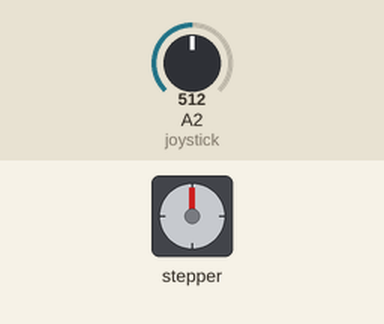
Recording of a sketch running on a simulated Arduino Uno, built with avr-gcc and run on an emulated ATmega328P. Shown: stepper motor. Inputs (shaded band) come from the test bench; at power-on: A2 (joystick) = 512. Stepper angles assume 2048 steps per turn.

Above: at 1.2 s.
1.3 s: A2 (joystick) set to 490
At 1.8 s:
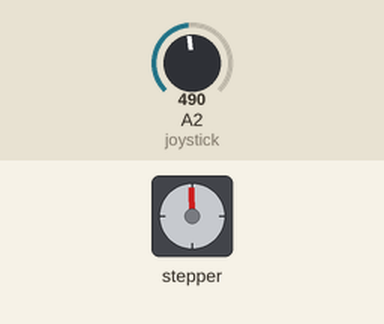
4.3 s: A2 (joystick) set to 306
At 6.38 s:
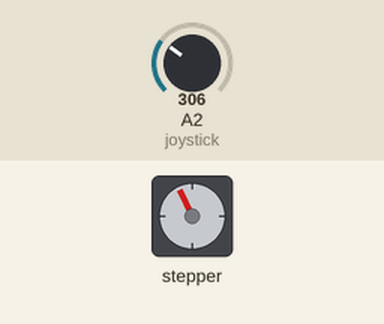
7.3 s: A2 (joystick) set to 122
At 7.75 s:
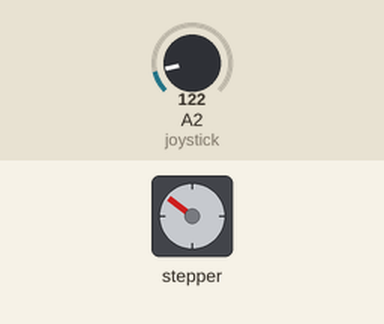
10.3 s: A2 (joystick) set to 0
Timing chart, 0 to 17.3 s (numbered marks = the images above; inputs shaded):
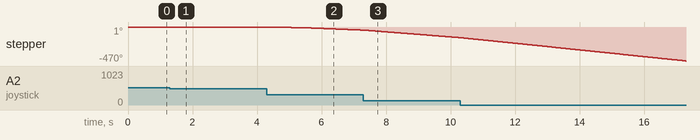

The sketch:

stepper_Joystick.ino
```cpp
/*
   Sketching mit Hardware
  DMP WS 23_24
  - Stepper (28BYJ-48 mit ULN2003A Driver)
  This project demonstrates how to move a stepper motor with a joystick

  Martinez
*/

#include <Stepper.h>

#define STEPS 32

// define stepper motor control pins
#define IN1 5
#define IN2 6
#define IN3 7
#define IN4 8

const int SW_pin = 2; // digital pin connected to switch output
const int X_pin = A0; // analog pin connected to X output
const int Y_pin = A1; // analog pin connected to Y output
// initialize stepper library
Stepper stepper(STEPS, IN4, IN2, IN3, IN1);

// joystick pot output is connected to Arduino A0
#define joystick A2

void setup()
{

}

void loop()
{
  // read analog value from the potentiometer
  int val = analogRead(joystick);

  // if the joystic is in the middle ===> stop the motor
  if ( (val > 500) && (val < 523) )
  {
    digitalWrite(IN1, LOW);
    digitalWrite(IN2, LOW);
    digitalWrite(IN3, LOW);
    digitalWrite(IN4, LOW);
  }

  else
  {
    // move the motor in the first direction
    while (val >= 523)
    {
      // map the speed between 5 and 500 rpm
      int speed_ = map(val, 523, 1023, 5, 500);
      // set motor speed
      stepper.setSpeed(speed_);

      // move the motor (1 step)
      stepper.step(10);

      val = analogRead(joystick);
    }

    // move the motor in the other direction
    while (val <= 500)
    {
      // map the speed between 5 and 500 rpm
      int speed_ = map(val, 500, 0, 5, 500);
      // set motor speed
      stepper.setSpeed(speed_);

      // move the motor (1 step)
      stepper.step(-10);

      val = analogRead(joystick);
    }

  }

}
```
